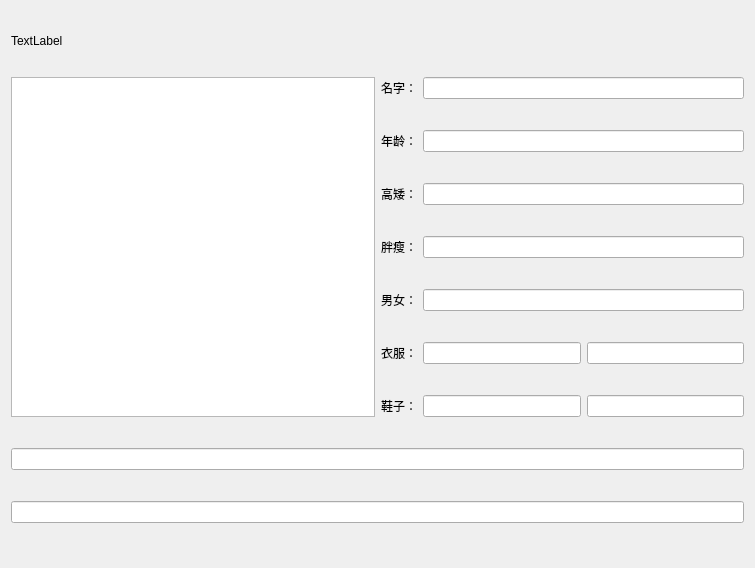
<?xml version="1.0" encoding="UTF-8"?>
<ui version="4.0">
 <class>lurenUI</class>
 <widget class="QWidget" name="lurenUI">
  <property name="geometry">
   <rect>
    <x>0</x>
    <y>0</y>
    <width>755</width>
    <height>568</height>
   </rect>
  </property>
  <property name="windowTitle">
   <string>Form</string>
  </property>
  <layout class="QGridLayout" name="gridLayout">
   <item row="0" column="0" colspan="2">
    <widget class="QLabel" name="yanse">
     <property name="maximumSize">
      <size>
       <width>16777215</width>
       <height>10</height>
      </size>
     </property>
     <property name="text">
      <string>TextLabel</string>
     </property>
    </widget>
   </item>
   <item row="8" column="0" colspan="2">
    <widget class="QLineEdit" name="zhengci"/>
   </item>
   <item row="1" column="1">
    <layout class="QHBoxLayout" name="horizontalLayout">
     <item>
      <widget class="QLabel" name="label">
       <property name="text">
        <string>名字：</string>
       </property>
      </widget>
     </item>
     <item>
      <widget class="QLineEdit" name="mingzi"/>
     </item>
    </layout>
   </item>
   <item row="5" column="1">
    <layout class="QHBoxLayout" name="horizontalLayout_5">
     <item>
      <widget class="QLabel" name="label_5">
       <property name="text">
        <string>男女：</string>
       </property>
      </widget>
     </item>
     <item>
      <widget class="QLineEdit" name="nannv"/>
     </item>
    </layout>
   </item>
   <item row="7" column="1">
    <layout class="QHBoxLayout" name="horizontalLayout_7">
     <item>
      <widget class="QLabel" name="label_7">
       <property name="text">
        <string>鞋子：</string>
       </property>
      </widget>
     </item>
     <item>
      <widget class="QLineEdit" name="xieziyanse"/>
     </item>
     <item>
      <widget class="QLineEdit" name="xiezi"/>
     </item>
    </layout>
   </item>
   <item row="4" column="1">
    <layout class="QHBoxLayout" name="horizontalLayout_4">
     <item>
      <widget class="QLabel" name="label_4">
       <property name="text">
        <string>胖瘦：</string>
       </property>
      </widget>
     </item>
     <item>
      <widget class="QLineEdit" name="pangshou"/>
     </item>
    </layout>
   </item>
   <item row="1" column="0" rowspan="7">
    <widget class="QTextEdit" name="allText"/>
   </item>
   <item row="3" column="1">
    <layout class="QHBoxLayout" name="horizontalLayout_3">
     <item>
      <widget class="QLabel" name="label_3">
       <property name="text">
        <string>高矮：</string>
       </property>
      </widget>
     </item>
     <item>
      <widget class="QLineEdit" name="gaoai"/>
     </item>
    </layout>
   </item>
   <item row="2" column="1">
    <layout class="QHBoxLayout" name="horizontalLayout_2">
     <item>
      <widget class="QLabel" name="label_2">
       <property name="text">
        <string>年龄：</string>
       </property>
      </widget>
     </item>
     <item>
      <widget class="QLineEdit" name="nianling"/>
     </item>
    </layout>
   </item>
   <item row="6" column="1">
    <layout class="QHBoxLayout" name="horizontalLayout_6">
     <item>
      <widget class="QLabel" name="label_6">
       <property name="text">
        <string>衣服：</string>
       </property>
      </widget>
     </item>
     <item>
      <widget class="QLineEdit" name="yifuyanse"/>
     </item>
     <item>
      <widget class="QLineEdit" name="yifu"/>
     </item>
    </layout>
   </item>
   <item row="9" column="0" colspan="2">
    <widget class="QLineEdit" name="zhengjv1"/>
   </item>
  </layout>
 </widget>
 <resources/>
 <connections/>
</ui>
